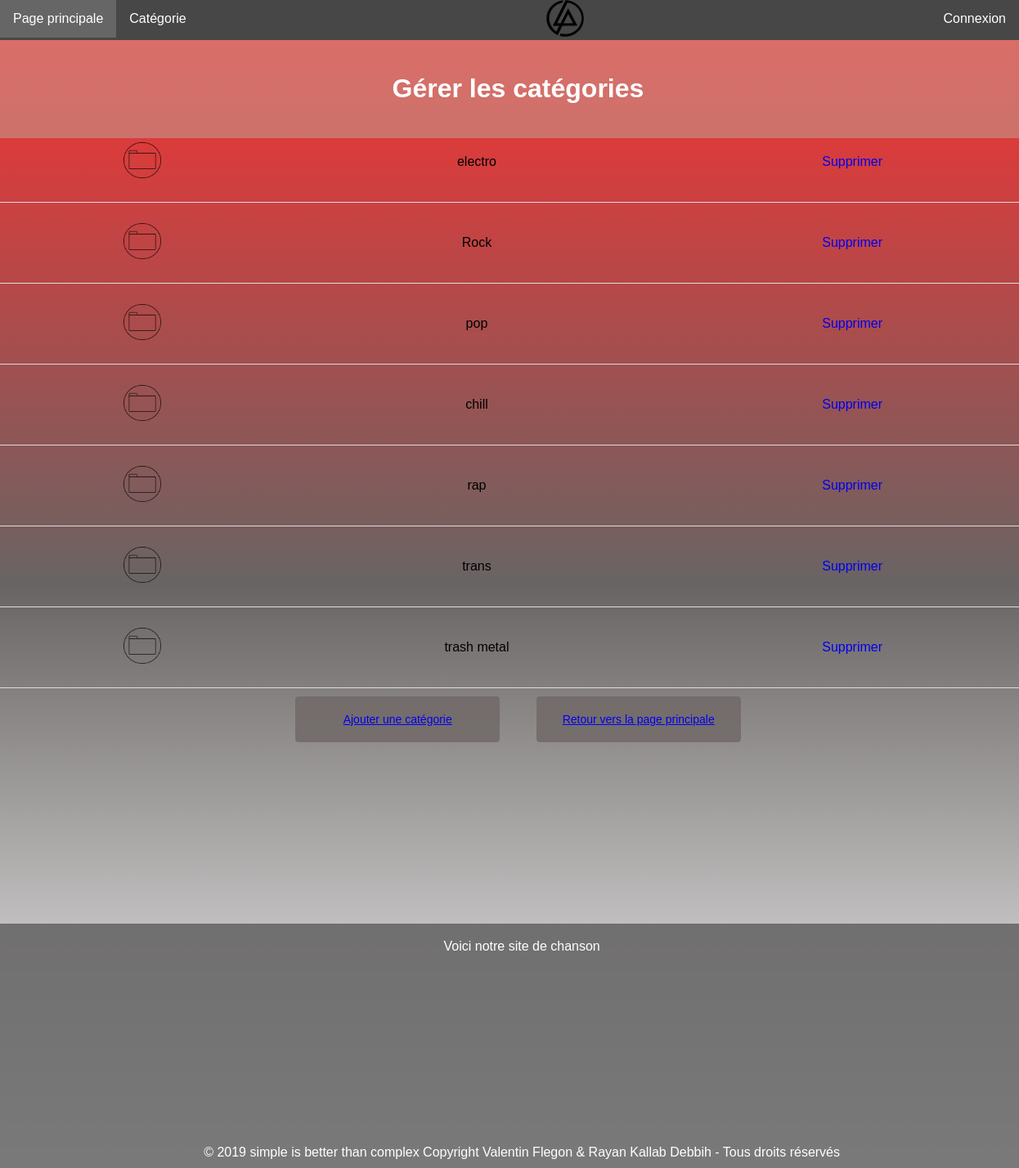
Screenshot of /songs/categorie/ with the database file from the repository.
### appsong/models.py (models this page shows, shortened)
class Categorie(models.Model):
        nom = models.CharField(max_length=30)

### appsong/views.py (the view)
# urls.py: path('categorie/', views.gen_page_cate, name = 'gerer_cate'),
def gen_page_cate(request):
    context = {
        'titre' : 'Gérer les catégories',
        'url_add_cate' : reverse ('appsong:add_cate'),
        'url_page_princ' : reverse ('appsong:page_princ'),
        'categorie' : Categorie.objects.all(),
        'request' : request, # pour debug
    }
    return render(request, 'appsong/gerer_cate.html', context)

### appsong/templates/appsong/gerer_cate.html (shortened to what this page needs)
{% extends "appsong/base_templates.html" %}
{% load static %}
{% block principal %}
<div id="bande_horizontale_cate">
  <h1>{{titre}}</h1>
  <table>
    {% for c in categorie %}
      <tr>
          <td><img id="cover" src="{% static 'appsong/dossier.png' %}" alt="Image" ></td>
        <td> {{c.nom}}</td>
        {% url 'appsong:delete' c.id as url %}
        <td><a style="text-decoration:none" href="{{url}}">Supprimer</a></td>
      </tr>
    {% endfor %}
  </table>
{% endblock  %}</div>
{% block pied_page %}
  <button class="button" style="vertical-align:middle"><span><a href="{{url_add_cate}}">Ajouter une catégorie</a></span></button>
  <button class="button" style="vertical-align:middle"><span><a href="{{url_page_princ}}">Retour vers la page principale</a></span></button>
{% endblock  %}

### appsong/static/appsong/catacha.css (style rules this page uses)
body { text-align: center; font-family : Arial, Helvetica, sans-serif; background-color: rgb(184, 184, 184); background-image: linear-gradient(rgb(255, 46, 46),rgb(105, 100, 100), rgb(255, 255, 255)); background-attachment: fixed; text-decoration: none; }
h1,h3 { color: white; text-align: center; }
table { border-collapse: collapse; margin: auto; margin-top: 0px; }
table { border-collapse: collapse; width: 100%; padding: 20; }
th, td { padding: 25px; border-bottom: 1px solid #ddd; }
.button { display: inline-block; border-radius: 4px; background-color: #706967d3; border: none; color: #FFFFFF; text-align: center; font-size: 14px; padding: 20px; width: 250px; transition: all 0.5s; cursor: pointer; margin-top: 10px; margin-right: 20px; margin-bottom: 20px; margin-left: 20px; }
.button span { cursor: pointer; display: inline-block; position: relative; transition: 0.5s; text-decoration: none; }
.button span:after { content: '\00bb'; position: absolute; opacity: 0; top: 0; right: -20px; transition: 0.5s; }
#cover { width: 46px; height: 44px; }
#bande_horizontale_cate { margin: 0px; border: none; width: 103%; background-color: rgba(187, 182, 169, 0.452); height: 100px; width: 800; margin-top: -16px; margin-left: -8px; margin-right: -8px; padding-top: 20px; padding-right: -15px; padding-left: -8px; }

### rows the page displays
Categorie: nom "electro"
Categorie: nom "Rock"
Categorie: nom "pop"
Categorie: nom "chill"
Categorie: nom "rap"
Categorie: nom "trans"
Categorie: nom "trash metal"

### other values shown
{{ titre }} "Gérer les catégories"
